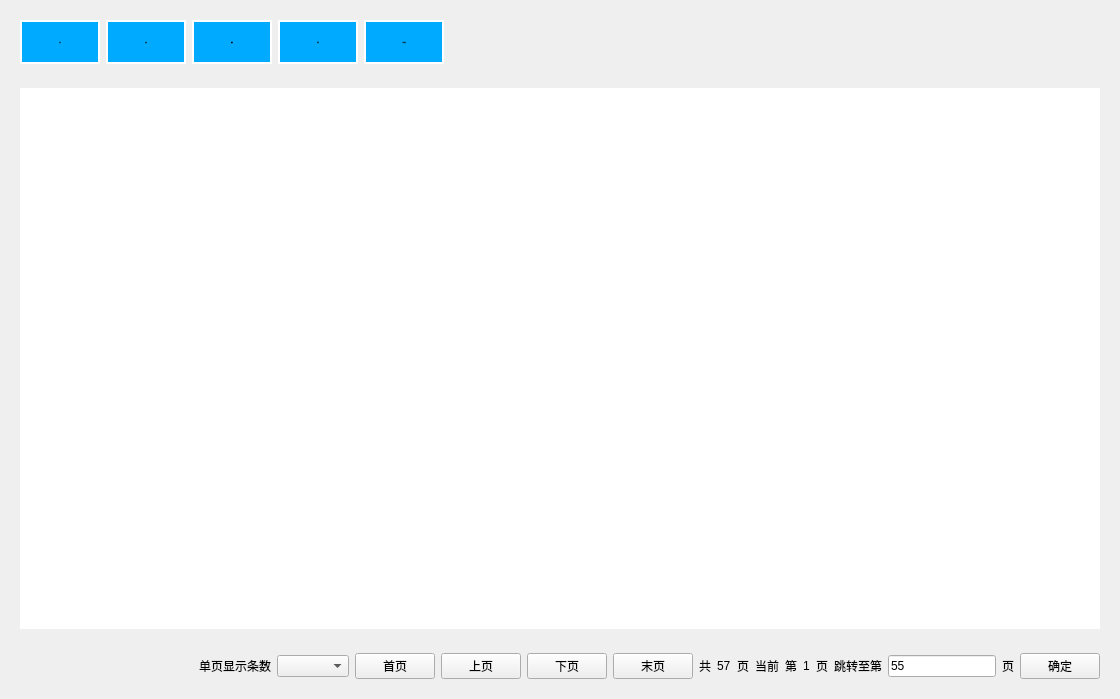
<?xml version="1.0" encoding="UTF-8"?>
<ui version="4.0">
 <class>StellarPredictionPage</class>
 <widget class="QDialog" name="StellarPredictionPage">
  <property name="geometry">
   <rect>
    <x>0</x>
    <y>0</y>
    <width>1120</width>
    <height>699</height>
   </rect>
  </property>
  <property name="windowTitle">
   <string>Dialog</string>
  </property>
  <property name="styleSheet">
   <string notr="true"/>
  </property>
  <layout class="QVBoxLayout" name="verticalLayout" stretch="1,9,1">
   <item>
    <widget class="QWidget" name="contextWidgets" native="true">
     <property name="styleSheet">
      <string notr="true">QPushButton{
background-color: #00aaff;
border:2px solid white;
font: normal normal 16px &quot;宋体&quot;
}






</string>
     </property>
     <layout class="QHBoxLayout" name="horizontalLayout_2">
      <item>
       <widget class="QPushButton" name="allBtn">
        <property name="sizePolicy">
         <sizepolicy hsizetype="Preferred" vsizetype="Preferred">
          <horstretch>0</horstretch>
          <verstretch>0</verstretch>
         </sizepolicy>
        </property>
        <property name="minimumSize">
         <size>
          <width>80</width>
          <height>0</height>
         </size>
        </property>
        <property name="maximumSize">
         <size>
          <width>16777215</width>
          <height>16777215</height>
         </size>
        </property>
        <property name="font">
         <font>
          <family>宋体</family>
          <pointsize>-1</pointsize>
          <weight>50</weight>
          <italic>false</italic>
          <bold>false</bold>
         </font>
        </property>
        <property name="styleSheet">
         <string notr="true"/>
        </property>
        <property name="text">
         <string>所有</string>
        </property>
        <property name="checkable">
         <bool>true</bool>
        </property>
        <property name="checked">
         <bool>true</bool>
        </property>
        <property name="autoExclusive">
         <bool>true</bool>
        </property>
        <property name="flat">
         <bool>false</bool>
        </property>
       </widget>
      </item>
      <item>
       <widget class="QPushButton" name="queryBtn">
        <property name="sizePolicy">
         <sizepolicy hsizetype="Preferred" vsizetype="Preferred">
          <horstretch>0</horstretch>
          <verstretch>0</verstretch>
         </sizepolicy>
        </property>
        <property name="minimumSize">
         <size>
          <width>80</width>
          <height>0</height>
         </size>
        </property>
        <property name="maximumSize">
         <size>
          <width>16777215</width>
          <height>16777215</height>
         </size>
        </property>
        <property name="font">
         <font>
          <family>宋体</family>
          <pointsize>-1</pointsize>
          <weight>50</weight>
          <italic>false</italic>
          <bold>false</bold>
         </font>
        </property>
        <property name="styleSheet">
         <string notr="true"/>
        </property>
        <property name="text">
         <string>查询</string>
        </property>
        <property name="checkable">
         <bool>true</bool>
        </property>
        <property name="checked">
         <bool>false</bool>
        </property>
        <property name="autoExclusive">
         <bool>true</bool>
        </property>
       </widget>
      </item>
      <item>
       <widget class="QPushButton" name="delBtn">
        <property name="sizePolicy">
         <sizepolicy hsizetype="Preferred" vsizetype="Preferred">
          <horstretch>0</horstretch>
          <verstretch>0</verstretch>
         </sizepolicy>
        </property>
        <property name="minimumSize">
         <size>
          <width>80</width>
          <height>0</height>
         </size>
        </property>
        <property name="maximumSize">
         <size>
          <width>16777215</width>
          <height>16777215</height>
         </size>
        </property>
        <property name="font">
         <font>
          <family>宋体</family>
          <pointsize>-1</pointsize>
          <weight>50</weight>
          <italic>false</italic>
          <bold>false</bold>
         </font>
        </property>
        <property name="styleSheet">
         <string notr="true"/>
        </property>
        <property name="text">
         <string>删除</string>
        </property>
        <property name="checkable">
         <bool>true</bool>
        </property>
        <property name="checked">
         <bool>true</bool>
        </property>
        <property name="autoExclusive">
         <bool>true</bool>
        </property>
        <property name="flat">
         <bool>false</bool>
        </property>
       </widget>
      </item>
      <item>
       <widget class="QPushButton" name="clearBtn">
        <property name="sizePolicy">
         <sizepolicy hsizetype="Preferred" vsizetype="Preferred">
          <horstretch>0</horstretch>
          <verstretch>0</verstretch>
         </sizepolicy>
        </property>
        <property name="minimumSize">
         <size>
          <width>80</width>
          <height>0</height>
         </size>
        </property>
        <property name="maximumSize">
         <size>
          <width>16777215</width>
          <height>16777215</height>
         </size>
        </property>
        <property name="font">
         <font>
          <family>宋体</family>
          <pointsize>-1</pointsize>
          <weight>50</weight>
          <italic>false</italic>
          <bold>false</bold>
         </font>
        </property>
        <property name="styleSheet">
         <string notr="true"/>
        </property>
        <property name="text">
         <string>清理</string>
        </property>
        <property name="checkable">
         <bool>true</bool>
        </property>
        <property name="checked">
         <bool>true</bool>
        </property>
        <property name="autoExclusive">
         <bool>true</bool>
        </property>
        <property name="flat">
         <bool>false</bool>
        </property>
       </widget>
      </item>
      <item>
       <widget class="QPushButton" name="reportBtn">
        <property name="sizePolicy">
         <sizepolicy hsizetype="Preferred" vsizetype="Preferred">
          <horstretch>0</horstretch>
          <verstretch>0</verstretch>
         </sizepolicy>
        </property>
        <property name="minimumSize">
         <size>
          <width>80</width>
          <height>0</height>
         </size>
        </property>
        <property name="maximumSize">
         <size>
          <width>16777215</width>
          <height>16777215</height>
         </size>
        </property>
        <property name="font">
         <font>
          <family>宋体</family>
          <pointsize>-1</pointsize>
          <weight>50</weight>
          <italic>false</italic>
          <bold>false</bold>
         </font>
        </property>
        <property name="styleSheet">
         <string notr="true"/>
        </property>
        <property name="text">
         <string>生成报表</string>
        </property>
        <property name="checkable">
         <bool>true</bool>
        </property>
        <property name="checked">
         <bool>true</bool>
        </property>
        <property name="autoExclusive">
         <bool>true</bool>
        </property>
        <property name="flat">
         <bool>false</bool>
        </property>
       </widget>
      </item>
      <item>
       <spacer name="horizontalSpacer_2">
        <property name="orientation">
         <enum>Qt::Horizontal</enum>
        </property>
        <property name="sizeHint" stdset="0">
         <size>
          <width>651</width>
          <height>20</height>
         </size>
        </property>
       </spacer>
      </item>
     </layout>
    </widget>
   </item>
   <item>
    <widget class="QWidget" name="tableWidget" native="true">
     <property name="sizePolicy">
      <sizepolicy hsizetype="Preferred" vsizetype="Preferred">
       <horstretch>0</horstretch>
       <verstretch>0</verstretch>
      </sizepolicy>
     </property>
     <layout class="QGridLayout" name="gridLayout">
      <item row="0" column="0">
       <widget class="QTableView" name="tableView">
        <property name="styleSheet">
         <string notr="true">QTableView {
border-style:none;
color:white;
font: bold 12pt;
}
</string>
        </property>
       </widget>
      </item>
     </layout>
    </widget>
   </item>
   <item>
    <widget class="QWidget" name="buttomWidget" native="true">
     <property name="sizePolicy">
      <sizepolicy hsizetype="Preferred" vsizetype="Fixed">
       <horstretch>0</horstretch>
       <verstretch>0</verstretch>
      </sizepolicy>
     </property>
     <layout class="QHBoxLayout" name="horizontalLayout_9">
      <item>
       <spacer name="horizontalSpacer">
        <property name="orientation">
         <enum>Qt::Horizontal</enum>
        </property>
        <property name="sizeHint" stdset="0">
         <size>
          <width>234</width>
          <height>20</height>
         </size>
        </property>
       </spacer>
      </item>
      <item>
       <widget class="QLabel" name="label">
        <property name="text">
         <string>单页显示条数</string>
        </property>
       </widget>
      </item>
      <item>
       <widget class="QComboBox" name="comboBox"/>
      </item>
      <item>
       <widget class="QPushButton" name="firstPageBtn">
        <property name="text">
         <string>首页</string>
        </property>
       </widget>
      </item>
      <item>
       <widget class="QPushButton" name="upperPageBtn">
        <property name="text">
         <string>上页</string>
        </property>
       </widget>
      </item>
      <item>
       <widget class="QPushButton" name="nextPageBtn">
        <property name="text">
         <string>下页</string>
        </property>
       </widget>
      </item>
      <item>
       <widget class="QPushButton" name="lastPageBtn">
        <property name="text">
         <string>末页</string>
        </property>
       </widget>
      </item>
      <item>
       <layout class="QHBoxLayout" name="horizontalLayout">
        <item>
         <widget class="QLabel" name="label_2">
          <property name="text">
           <string>共</string>
          </property>
         </widget>
        </item>
        <item>
         <widget class="QLabel" name="allPageNumLabel">
          <property name="text">
           <string>57</string>
          </property>
         </widget>
        </item>
        <item>
         <widget class="QLabel" name="label_4">
          <property name="text">
           <string>页</string>
          </property>
         </widget>
        </item>
       </layout>
      </item>
      <item>
       <widget class="QLabel" name="label_5">
        <property name="text">
         <string>当前</string>
        </property>
       </widget>
      </item>
      <item>
       <layout class="QHBoxLayout" name="horizontalLayout_3">
        <item>
         <widget class="QLabel" name="label_6">
          <property name="text">
           <string>第</string>
          </property>
         </widget>
        </item>
        <item>
         <widget class="QLabel" name="curPageLabel">
          <property name="text">
           <string>1</string>
          </property>
         </widget>
        </item>
        <item>
         <widget class="QLabel" name="label_8">
          <property name="text">
           <string>页</string>
          </property>
         </widget>
        </item>
       </layout>
      </item>
      <item>
       <layout class="QHBoxLayout" name="horizontalLayout_8">
        <item>
         <widget class="QLabel" name="label_9">
          <property name="text">
           <string>跳转至第</string>
          </property>
         </widget>
        </item>
        <item>
         <widget class="QLineEdit" name="lineEdit">
          <property name="sizePolicy">
           <sizepolicy hsizetype="Minimum" vsizetype="Fixed">
            <horstretch>0</horstretch>
            <verstretch>0</verstretch>
           </sizepolicy>
          </property>
          <property name="text">
           <string>55</string>
          </property>
         </widget>
        </item>
        <item>
         <widget class="QLabel" name="label_11">
          <property name="text">
           <string>页</string>
          </property>
         </widget>
        </item>
       </layout>
      </item>
      <item>
       <widget class="QPushButton" name="okBtn">
        <property name="text">
         <string>确定</string>
        </property>
       </widget>
      </item>
     </layout>
    </widget>
   </item>
  </layout>
 </widget>
 <resources/>
 <connections/>
</ui>
